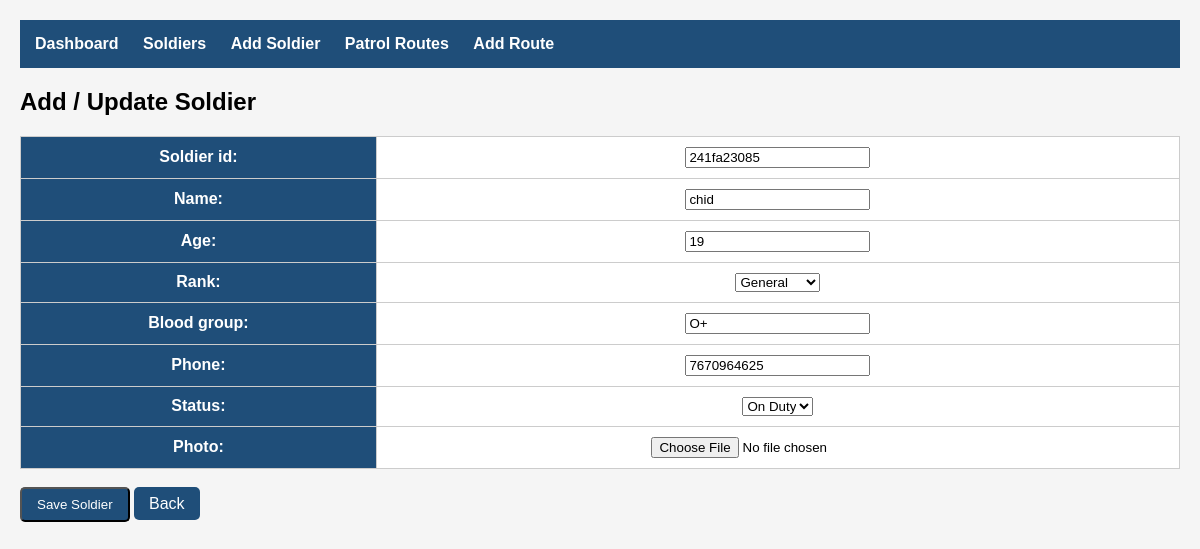
The page /soldier/3/edit/ on the database its author committed.
### patrol/models.py (models this page shows, shortened)
class Soldier(models.Model):
    RANK_CHOICES = [
        ('General', 'General'),
        ('Colonel', 'Colonel'),
        ('Major', 'Major'),
        ('Captain', 'Captain'),
        ('Lieutenant', 'Lieutenant'),
        ('Soldier', 'Soldier'),
    ]
    STATUS_CHOICES = [
        ('On Duty', 'On Duty'),
        ('Leave', 'Leave'),
    ]
    soldier_id = models.CharField(max_length=20, unique=True)
    name = models.CharField(max_length=100)
    age = models.IntegerField()
    rank = models.CharField(max_length=20, choices=RANK_CHOICES)
    posting = models.CharField(max_length=100, blank=True)
    blood_group = models.CharField(max_length=5)
    phone = models.CharField(max_length=15)
    status = models.CharField(max_length=20, choices=STATUS_CHOICES)
    photo = models.ImageField(upload_to='soldiers/', blank=True, null=True)

### patrol/views.py (the view)
# urls.py: path('soldier/<int:pk>/edit/', SoldierUpdateView.as_view(), name='soldier_edit'),
class SoldierUpdateView(UpdateView):
    model = Soldier
    fields = [
        "soldier_id",
        "name",
        "age",
        "rank",
        "blood_group",
        "phone",
        "status",
        "photo",
    ]
    template_name = "add_soldier.html"
    success_url = reverse_lazy("soldier_list")

### templates/add_soldier.html (shortened to what this page needs)
{% extends 'base.html' %}
{% block content %}
<h2>Add / Update Soldier</h2>
<form method="POST" enctype="multipart/form-data">
    <table>
        {{ form.as_table }}
    </table>
    <br>
    <button type="submit" class="btn">Save Soldier</button>
    <a href="/" class="btn">Back</a>
</form>
{% endblock %}

### templates/base.html (style rules this page uses)
body { font-family: Arial, sans-serif; margin:20px; background:#f5f5f5; }
table { width:100%; border-collapse:collapse; margin-top:20px; background:white; }
th,td { border:1px solid #ccc; padding:10px; text-align:center; }
th { background:#1f4e79; color:white; }
.btn { padding:8px 15px; background:#1f4e79; color:white; text-decoration:none; border-radius:5px; }

### rows shown on the page
Soldier: soldier_id "241fa23085", name "chid", age "19", rank "General", blood_group "O+", phone "7670964625", status "On Duty"
